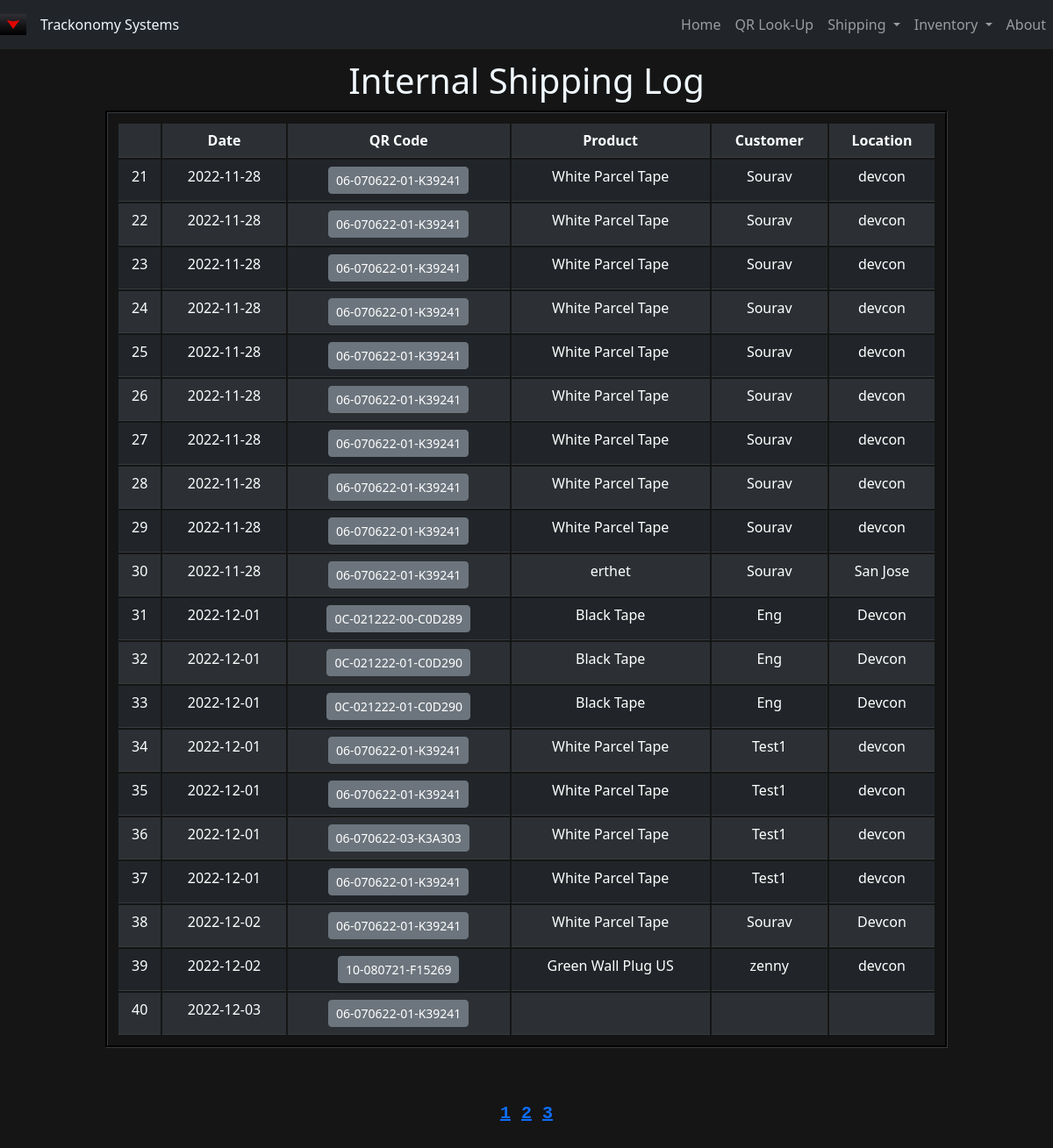
The app's page /intShip/intShipLog/2 with its own data.
### project_files/models.py (models this page shows, shortened)
class IntShipLogModel(db.Model):
    __tablename__ = 'IntShipLogModel'
    id = db.Column(db.Integer, primary_key=True)
    tstamp = db.Column(db.Text)
    customer = db.Column(db.Text)
    location = db.Column(db.Text)
    productName = db.Column(db.Text)
    qrCode = db.Column(db.Text)

### project_files/Internal_Shipping/views.py (the view)
@intShip_blueprints.route('/intShipLog/<int:pageNum>', methods = ['GET', 'POST'])
def intShipLog(pageNum):
    log = IntShipLogModel.query.paginate(page = pageNum, per_page=20, error_out = True)
    return render_template("intShipLog.html", log=log)

### project_files/Internal_Shipping/templates/Internal_Shipping/intShipLog.html
{% extends 'homepage.html' %}
{% block content %}
<div class="jumbotron">
    <h1 class="display- 2"> Internal Shipping Log</h1>
</div>
<table id = "intShipLogTable" class="table table-striped table-dark">
    <tr>
        <th></th>
        <th>Date</th>
        <th>QR Code</th>
        <th>Product</th>
        <th>Customer</th>
        <th>Location</th>
    </tr>
    {% for item in log.items %}
        <tr>
            <td>{{item.id}}</td>
            <td>{{item.tstamp}}</td>
            <td><a href="{{url_for('intShip.intShipDetails', qrCode = item.qrCode )}}" type='button' class='btn btn-secondary btn-sm' >{{item.qrCode}}</a></td>
            <td>{{item.productName}}</td>
            <td>{{item.customer}}</td>
            <td>{{item.location}}</td>
        </tr>
    {% endfor %}
</table>
<div class="pageNum">
    {% for page_Num in log.iter_pages()  %}
        {% if page_Num %}
            <a href="{{url_for('intShip.intShipLog', pageNum = page_Num)}}">{{ page_Num }}</a>
        {% else %}
            ....
        {% endif %}
    {% endfor %}
</div>
{% endblock content %}

### project_files/static/css/main.css (style rules this page uses)
.homepageBody { border: 1rem; background-color: #151515; color:aliceblue ; }
.Jumbotron { margin-top: 1%; text-align: center; position: sticky; }
#intShipLogTable { text-align: center; border-collapse: separate; border-style: groove; width: 80%; margin: 10px 10% 5% 10%; padding: 10px; }
.pageNum { text-align: center; font-family: monospace; font-weight: bold; font-size: 20px; margin-top: 10px; margin-bottom: 10%; }

### records on screen
IntShipLogModel: id "21", tstamp "2022-11-28", qrCode "06-070622-01-K39241", productName "White Parcel Tape", customer "Sourav", location "devcon"
IntShipLogModel: id "22", tstamp "2022-11-28", qrCode "06-070622-01-K39241", productName "White Parcel Tape", customer "Sourav", location "devcon"
IntShipLogModel: id "23", tstamp "2022-11-28", qrCode "06-070622-01-K39241", productName "White Parcel Tape", customer "Sourav", location "devcon"
IntShipLogModel: id "24", tstamp "2022-11-28", qrCode "06-070622-01-K39241", productName "White Parcel Tape", customer "Sourav", location "devcon"
IntShipLogModel: id "25", tstamp "2022-11-28", qrCode "06-070622-01-K39241", productName "White Parcel Tape", customer "Sourav", location "devcon"
IntShipLogModel: id "26", tstamp "2022-11-28", qrCode "06-070622-01-K39241", productName "White Parcel Tape", customer "Sourav", location "devcon"
IntShipLogModel: id "27", tstamp "2022-11-28", qrCode "06-070622-01-K39241", productName "White Parcel Tape", customer "Sourav", location "devcon"
IntShipLogModel: id "28", tstamp "2022-11-28", qrCode "06-070622-01-K39241", productName "White Parcel Tape", customer "Sourav", location "devcon"
IntShipLogModel: id "29", tstamp "2022-11-28", qrCode "06-070622-01-K39241", productName "White Parcel Tape", customer "Sourav", location "devcon"
IntShipLogModel: id "30", tstamp "2022-11-28", qrCode "06-070622-01-K39241", productName "erthet", customer "Sourav", location "San Jose"
IntShipLogModel: id "31", tstamp "2022-12-01", qrCode "0C-021222-00-C0D289", productName "Black Tape", customer "Eng", location "Devcon"
IntShipLogModel: id "32", tstamp "2022-12-01", qrCode "0C-021222-01-C0D290", productName "Black Tape", customer "Eng", location "Devcon"
IntShipLogModel: id "33", tstamp "2022-12-01", qrCode "0C-021222-01-C0D290", productName "Black Tape", customer "Eng", location "Devcon"
IntShipLogModel: id "34", tstamp "2022-12-01", qrCode "06-070622-01-K39241", productName "White Parcel Tape", customer "Test1", location "devcon"
IntShipLogModel: id "35", tstamp "2022-12-01", qrCode "06-070622-01-K39241", productName "White Parcel Tape", customer "Test1", location "devcon"
IntShipLogModel: id "36", tstamp "2022-12-01", qrCode "06-070622-03-K3A303", productName "White Parcel Tape", customer "Test1", location "devcon"
IntShipLogModel: id "37", tstamp "2022-12-01", qrCode "06-070622-01-K39241", productName "White Parcel Tape", customer "Test1", location "devcon"
IntShipLogModel: id "38", tstamp "2022-12-02", qrCode "06-070622-01-K39241", productName "White Parcel Tape", customer "Sourav", location "Devcon"
IntShipLogModel: id "39", tstamp "2022-12-02", qrCode "10-080721-F15269", productName "Green Wall Plug US", customer "zenny", location "devcon"
IntShipLogModel: id "40", tstamp "2022-12-03", qrCode "06-070622-01-K39241"

### other values on screen
{{ page_Num }} "1" "2" "3"
